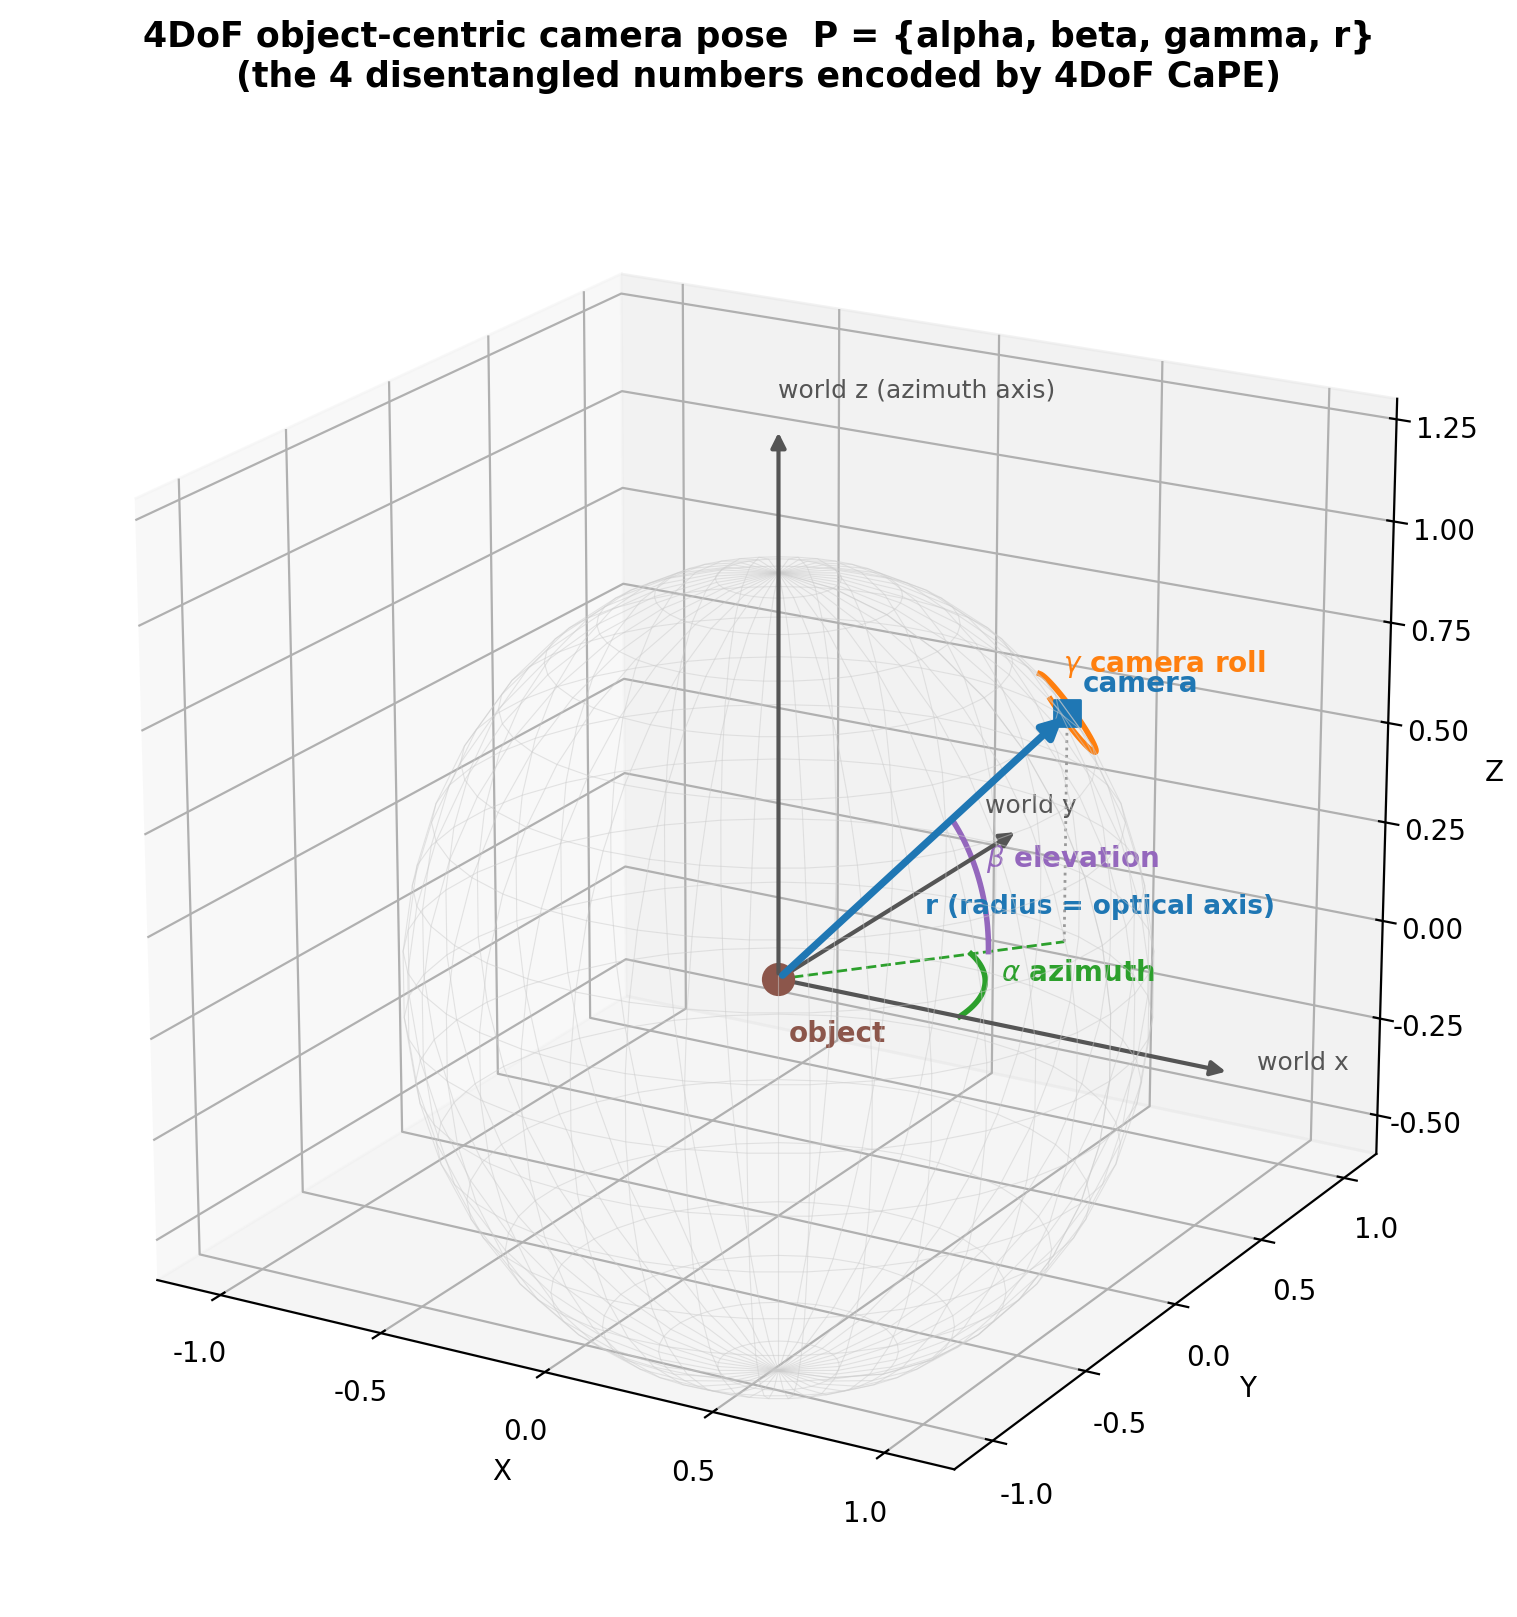

Write the Python code that produced this figure.
#!/usr/bin/env python3
# -*- coding: utf-8 -*-
"""
4DoF (object-centric) camera parameterisation used by 4DoF CaPE.

A camera looking at the object at the origin is described by 4 disentangled
numbers P = {alpha, beta, gamma, r}:
    alpha : azimuth   (rotation around the world +z axis)
    beta  : elevation (angle from the +z axis / equator)
    gamma : in-plane camera orientation around the look-at (optical) axis
    r     : radius    (camera distance to the object)

This 3D schematic draws the object, the viewing sphere, one camera on the
sphere, and annotates all four quantities.

Run: /mnt/r/VENV/dj/bin/python cape_4dof_spherical.py
Output: cape_4dof_spherical.png
"""
import os

import matplotlib

matplotlib.use("Agg")
import matplotlib.pyplot as plt  # noqa: E402
import numpy as np  # noqa: E402
from matplotlib.patches import FancyArrowPatch  # noqa: E402
from mpl_toolkits.mplot3d import Axes3D  # noqa: E402,F401
from mpl_toolkits.mplot3d.proj3d import proj_transform  # noqa: E402

plt.rcParams["axes.unicode_minus"] = False


class Arrow3D(FancyArrowPatch):
    def __init__(self, xs, ys, zs, *args, **kwargs):
        super().__init__((0, 0), (0, 0), *args, **kwargs)
        self._verts3d = xs, ys, zs

    def do_3d_projection(self, renderer=None):
        xs3d, ys3d, zs3d = self._verts3d
        xs2d, ys2d, _ = proj_transform(xs3d, ys3d, zs3d, self.axes.M)
        self.set_positions((xs2d[0], ys2d[0]), (xs2d[1], ys2d[1]))
        return min(zs3d)


def av(ax, o, v, color, lw=2.2, ls="-", ms=14):
    ax.add_artist(Arrow3D([o[0], o[0] + v[0]], [o[1], o[1] + v[1]], [o[2], o[2] + v[2]],
                          mutation_scale=ms, lw=lw, arrowstyle="-|>", color=color, linestyle=ls))


def main():
    r = 1.0
    alpha = np.deg2rad(50)   # azimuth
    beta = np.deg2rad(35)    # elevation from equator
    # camera position on the sphere (elevation measured from xy-plane)
    cx = r * np.cos(beta) * np.cos(alpha)
    cy = r * np.cos(beta) * np.sin(alpha)
    cz = r * np.sin(beta)
    cam = np.array([cx, cy, cz])

    fig = plt.figure(figsize=(10, 8.2))
    ax = fig.add_subplot(111, projection="3d")

    # viewing sphere (wireframe)
    u = np.linspace(0, 2 * np.pi, 40)
    v = np.linspace(0, np.pi, 20)
    xs = r * np.outer(np.cos(u), np.sin(v))
    ys = r * np.outer(np.sin(u), np.sin(v))
    zs = r * np.outer(np.ones_like(u), np.cos(v))
    ax.plot_wireframe(xs, ys, zs, color="#cccccc", lw=0.4, alpha=0.5)

    # world axes
    av(ax, [0, 0, 0], [1.35, 0, 0], "#555555", lw=1.5, ms=11)
    av(ax, [0, 0, 0], [0, 1.35, 0], "#555555", lw=1.5, ms=11)
    av(ax, [0, 0, 0], [0, 0, 1.35], "#555555", lw=1.5, ms=11)
    ax.text(1.4, 0.05, 0, "world x", color="#555555", fontsize=9)
    ax.text(-0.15, 1.42, 0, "world y", color="#555555", fontsize=9)
    ax.text(0, 0, 1.42, "world z (azimuth axis)", color="#555555", fontsize=9)

    # object at origin
    ax.scatter([0], [0], [0], color="#8c564b", s=120, marker="o")
    ax.text(0.02, 0.02, -0.16, "object", color="#8c564b", fontsize=10, weight="bold")

    # radius vector to camera (this line is also the look-at / optical axis)
    av(ax, [0, 0, 0], cam, "#1f77b4", lw=2.6, ms=15)
    ax.text(cam[0] * 0.5 + 0.02, cam[1] * 0.5 - 0.02, cam[2] * 0.5 - 0.16,
            "r (radius = optical axis)", color="#1f77b4", fontsize=9.5, weight="bold")

    # camera marker
    ax.scatter([cam[0]], [cam[1]], [cam[2]], color="#1f77b4", s=90, marker="s")
    ax.text(cam[0] + 0.03, cam[1] + 0.03, cam[2] + 0.05, "camera", color="#1f77b4",
            fontsize=10, weight="bold")

    # azimuth arc (in xy-plane from world-x to camera ground projection)
    ta = np.linspace(0, alpha, 30)
    ar = 0.55
    ax.plot(ar * np.cos(ta), ar * np.sin(ta), np.zeros_like(ta), color="#2ca02c", lw=2)
    ax.text(ar * np.cos(alpha / 2) + 0.05, ar * np.sin(alpha / 2), 0.02,
            r"$\alpha$ azimuth", color="#2ca02c", fontsize=10, weight="bold")
    # ground projection line
    ax.plot([0, cx], [0, cy], [0, 0], color="#2ca02c", ls="--", lw=1)
    ax.plot([cx, cx], [cy, cy], [0, cz], color="#999999", ls=":", lw=1)

    # elevation arc (vertical, from ground projection up to camera)
    tb = np.linspace(0, beta, 30)
    gx = np.cos(alpha) * (0.6 * np.cos(tb))
    gy = np.sin(alpha) * (0.6 * np.cos(tb))
    gz = 0.6 * np.sin(tb)
    ax.plot(gx, gy, gz, color="#9467bd", lw=2)
    ax.text(0.6 * np.cos(alpha) * np.cos(beta / 2) + 0.02,
            0.6 * np.sin(alpha) * np.cos(beta / 2),
            0.6 * np.sin(beta / 2) + 0.04, r"$\beta$ elevation", color="#9467bd",
            fontsize=10, weight="bold")

    # gamma: in-plane roll around the look-at axis (small circular arrow near camera)
    look = -cam / np.linalg.norm(cam)
    helper = np.array([0, 0, 1.0])
    right = np.cross(look, helper)
    right = right / np.linalg.norm(right)
    up = np.cross(look, right)
    tg = np.linspace(0, 1.6 * np.pi, 40)
    rg = 0.12
    circ = np.array([cam + rg * (np.cos(t) * right + np.sin(t) * up) for t in tg])
    ax.plot(circ[:, 0], circ[:, 1], circ[:, 2], color="#ff7f0e", lw=2)
    ax.text(cam[0] + 0.05, cam[1] - 0.12, cam[2] + 0.14, r"$\gamma$ camera roll",
            color="#ff7f0e", fontsize=10, weight="bold")

    ax.set_xlim(-1.2, 1.2)
    ax.set_ylim(-1.2, 1.2)
    ax.set_zlim(-0.6, 1.3)
    ax.set_box_aspect((1, 1, 0.9))
    ax.set_xlabel("X")
    ax.set_ylabel("Y")
    ax.set_zlabel("Z")
    ax.view_init(elev=20, azim=-60)
    ax.set_title("4DoF object-centric camera pose  P = {alpha, beta, gamma, r}\n"
                 "(the 4 disentangled numbers encoded by 4DoF CaPE)",
                 fontsize=12.5, weight="bold", pad=12)

    fig.tight_layout()
    out = os.path.join(os.path.dirname(os.path.abspath(__file__)), "cape_4dof_spherical.png")
    fig.savefig(out, dpi=200, bbox_inches="tight")
    print(f"Saved: {out}")


if __name__ == "__main__":
    main()
